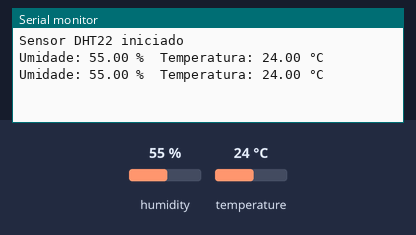
Recording of a sketch running on a simulated Arduino Uno, built with avr-gcc and run on an emulated ATmega328P. Parts: the last lines printed to the serial monitor. The test bench sets the inputs (shaded band); at power-on: humidity 55 %, temperature 24 °C.

Above: at 4.8 s.
4.9 s: humidity set to 22 %
At 6.4 s:
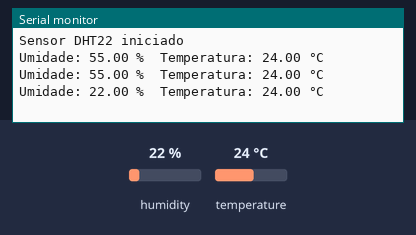
7.9 s: temperature set to 12 °C
At 9.4 s:
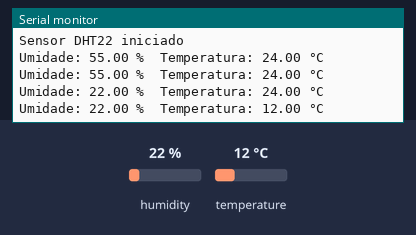
10.9 s: humidity set to 40 %
At 12.9 s:
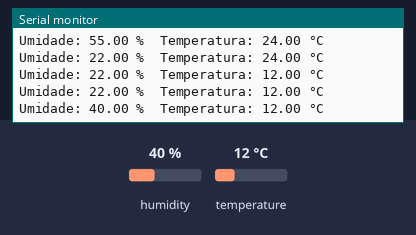
Timing chart, 0 to 14.4 s (numbered marks = the images above; inputs shaded):
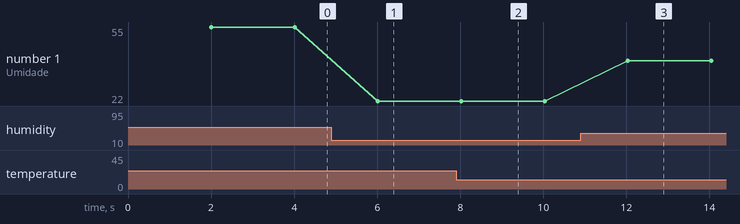

Measured:
- after the input at 4.9 s, the serial monitor: prints a new line after 1.1 s (image 1)
- after the input at 7.9 s, the serial monitor: prints a new line after 0.12 s (image 2)
- after the input at 10.9 s, the serial monitor: prints a new line after 1.1 s (image 3)
- plotted number 1: 55 → 22 after the input at 4.9 s, 22 → 40 after the input at 10.9 s

The sketch:

sketch.ino
```cpp
#include <DHT.h>

// Defina o pino onde o sensor está conectado
#define DHTPIN 2

// Defina o tipo de sensor (DHT22)
#define DHTTYPE DHT22

// Inicialize o sensor
DHT dht(DHTPIN, DHTTYPE);

void setup() {
  Serial.begin(9600);
  dht.begin();
  Serial.println("Sensor DHT22 iniciado");
}

void loop() {
  // Aguarde um pouco entre as leituras
  delay(2000);

  // Leia a umidade e a temperatura
  float hum = dht.readHumidity();
  float temp = dht.readTemperature(); // Celsius

  // Verifique se a leitura falhou
  if (isnan(hum) || isnan(temp)) {
    Serial.println("Falha ao ler do sensor DHT22!");
    return;
  }

  // Exiba os dados no monitor serial
  Serial.print("Umidade: ");
  Serial.print(hum);
  Serial.print(" %\t");

  Serial.print("Temperatura: ");
  Serial.print(temp);
  Serial.println(" °C");
}
```
